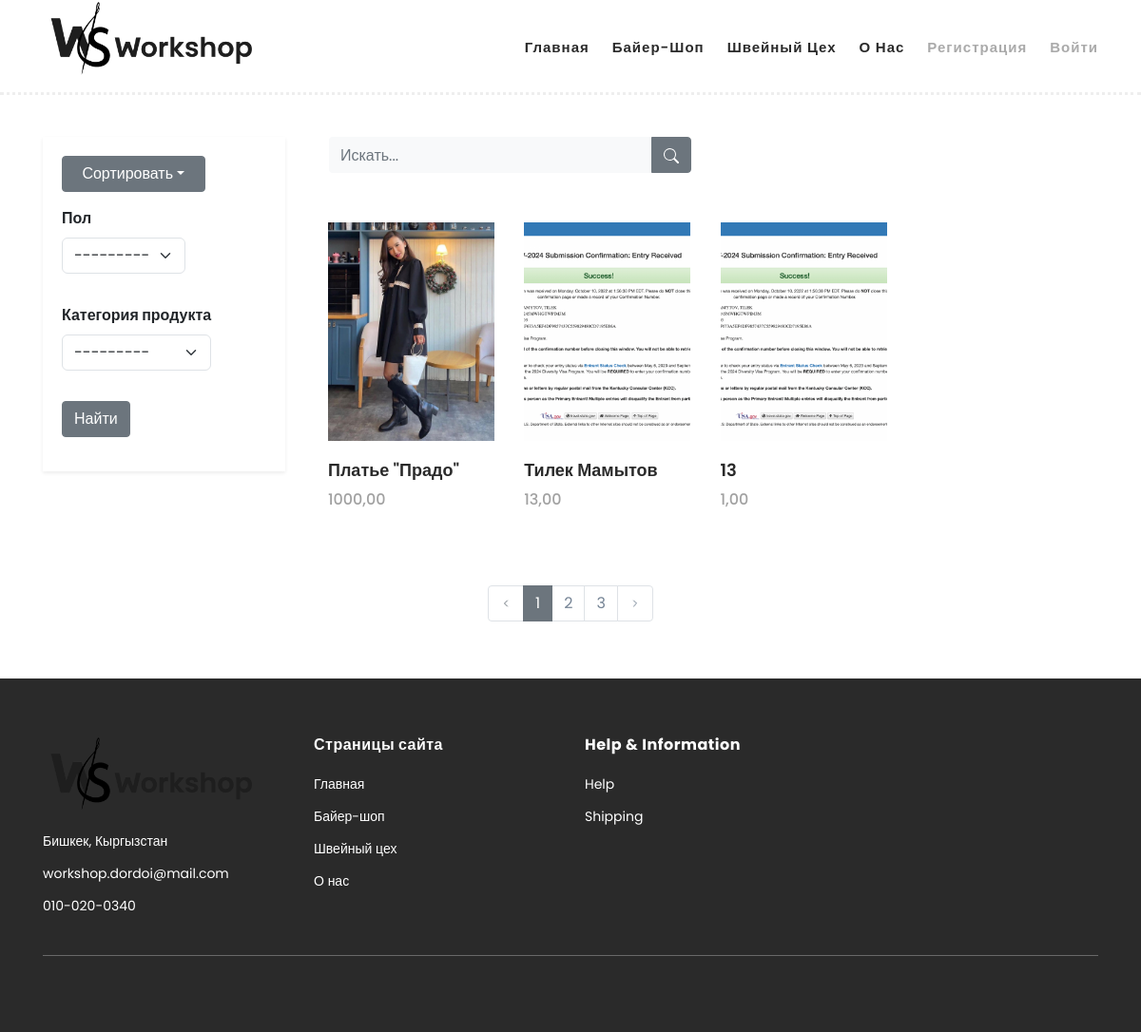
/product-list/, run on the app's committed database.
### buyershop/models.py (models this page shows, shortened)
class Product(models.Model):
    name = models.CharField(
        verbose_name=_('Название продукта'),
        max_length=255,
    )
    slug = models.SlugField(
        max_length=255,
        unique=True,
        db_index=True,
        verbose_name=_('URL')
    )
    cover = models.ImageField(
        verbose_name=_('Главное фото продукта'),
        upload_to='media/images',
    )
    price = models.DecimalField(
        verbose_name=_('Цена продукта'),
        decimal_places=2,
        max_digits=12
    )
    description = models.TextField(
        verbose_name=_('Описание продукта'),
    )
    category = models.ForeignKey(
        Category,
        on_delete=models.PROTECT,
        related_name='products',
        verbose_name=_('Категория продукта'),
    )
    sex = models.CharField(
        max_length=125,
        choices=(
            ('Мужское', 'Мужское'),
            ('Женское', 'Женское'),
            ('Детское', 'Детское'),
            ('Унисекс', 'Унисекс')
        ),
        verbose_name='Пол'
    )
    created_date = models.DateTimeField(
        verbose_name=_('Дата создания продукта'),
        auto_now_add=True,
    )
    update_date = models.DateTimeField(
        verbose_name=_('Дата изменения продукта'),
        auto_now=True)
    is_active = models.BooleanField(
        verbose_name=_('Заказ активен'),
        default=True,
    )
    class Meta:
        verbose_name = 'Продукт'
        verbose_name_plural = 'Продукты'

### buyershop/views.py (the view)
# urls.py: path('product-list/', views.ProductList.as_view(), name='product_list'),
class ProductList(FilteredListView):
    model = Product
    filterset_class = ProductListFilter
    template_name = 'buyershop/product-list.html'
    context_object_name = 'products'
    paginate_by = 3
    def get_order_by(self):
        order_by = self.request.GET.get('order_by')
        if order_by == 'oldest':
            return 'created_date'
        elif order_by == 'newest':
            return '-created_date'
        elif order_by == 'low_price':
            return '-price'
        elif order_by == 'high_price':
            return 'price'
        elif order_by == 'abc':
            return 'name'
        else:
            return '-id'
    def get_queryset(self):
        queryset = super().get_queryset()
        query = self.request.GET.get('q')
        if query:
            queryset = queryset.filter(name__icontains=query)
        order_by = self.get_order_by()
        filterset = self.filterset_class(self.request.GET, queryset=queryset)
        filtered_queryset = filterset.qs.order_by(order_by)
        return filtered_queryset
    def get_context_data(self, **kwargs):
        context = super().get_context_data(**kwargs)
        context['order_by'] = self.get_order_by()
        return context

### buyershop/models.py (called while the page is built)
    def __str__(self):
        return self.name

### buyershop/views.py (called while the page is built)
    def get_queryset(self):
        queryset = super().get_queryset()
        self.filterset = self.filterset_class(self.request.GET, queryset=queryset)
        return self.filterset.qs.distinct()

    def get_context_data(self, **kwargs):
        context = super().get_context_data(**kwargs)
        context['filterset'] = self.filterset
        return context

### buyershop/templates/buyershop/product-list.html (shortened to what this page needs)
{% extends 'base.html' %}
{% load static %}
{% load crispy_forms_tags %}
{% block content %}
<head>
</head>
<body>
    <div class="container py-5 mt-5">
        <div class="row">
            <div class="col-lg-3 mt-5">
                <div class="shadow-sm mb-4" style="position: sticky; top: 100px;">
                    <div class="card-body">
                        <div class="form-group">
                            <button class="btn btn-primary btn-block dropdown-toggle" type="button" id="dropdownMenuButton" data-toggle="dropdown" aria-haspopup="true" aria-expanded="false">Сортировать</button>
                         </div>
                        <form method="get" id="incomes" action="{% url 'product_list' %}">
                        <div class="form-group">
                          {{ filterset.form.sex|as_crispy_field }}
                        </div>
                        <div class="form-group">
                          {{ filterset.form.category|as_crispy_field }}
                        </div>
                        <div class="form-group text-center">
                          <button type="submit" class="btn btn-secondary">Найти</button>
                        </div>
                      </form>
                    </div>
                </div>
            </div>
            <div class="col-lg-9 mt-5">
                <div class="btn-group mb-5">
                    <form method="GET" class="form-inline mr-auto ml-md-3 my-2 my-md-0 mw-30 navbar-search mb-3">
                      <div class="input-group">
                        <input type="text" name="q" class="form-control bg-light border-0 small" placeholder="Искать..." aria-label="Search" aria-describedby="basic-addon2" value="{{ request.GET.q }}">
                        <div class="input-group-append">
                          <button class="btn btn-primary" type="submit">
                          </button>
                        </div>
                      </div>
                    </form>
                </div>
                <section class="section mt-1" id="products">
                    <div class="container">
                        <div class="row">
                            {% for product in products %}
                                <div class="col-sm-3">
                                    <div class="item">
                                    <div class="thumb">
                                        <img class="thumbnail img-fluid" src="{{ product.cover.url }}" alt="Responsive Image">
                                    </div>
                                    <div class="down-content">
                                        <h4>{{ product.name }}</h4>
                                        <span>{{ product.price }}</span>
                                    </div>
                                </div>
                                </div>
                            {% endfor %}
                        </div>
                    </div>
                </section>
            </div>
        </div>
    </div>
    {% include 'pagination.html' %}
</body>
{% endblock content %}

### static/css/templatemo-hexashop.css (style rules this page uses)
html, body, div, span, applet, object, iframe, h1, h2, h3, h4, h5, h6, p, blockquote, div pre, a, abbr, acronym, address, big, cite, code, del, dfn, em, font, img, ins, kbd, q, s, samp, small, strike, strong, sub, sup, tt, var, b, u, i, center, dl, dt, dd, ol, ul, li, figure, header, nav, section, article, aside, footer, figcaption { margin: 0; padding: 0; border: 0; outline: 0; }
header, nav, section, article, aside, footer, hgroup { display: block; }
* { box-sizing: border-box; }
html, body { font-family: 'Poppins', sans-serif; font-weight: 400; background-color: #fff; font-size: 16px; -ms-text-size-adjust: 100%; -webkit-font-smoothing: antialiased; -moz-osx-font-smoothing: grayscale; }
h1, h2, h3, h4, h5, h6 { margin-top: 0px; margin-bottom: 0px; }
html, body { background: #fff; font-family: 'Poppins', sans-serif; }
#products .item { margin-bottom: 30px; }
#products .item .thumb img { overflow: hidden; width: 175px; height: 230px; object-fit: cover; }
.btn-primary { color: #fff; background-color: #6c757d; border-color: #6c757d; }
#products .item .down-content { padding-top: 20px; position: relative; z-index: 3; background-color: #fff; }
#products .item .down-content h4 { font-size: 18px; color: #2a2a2a; font-weight: 550; margin-bottom: 8px; }
#products .item .down-content span { font-size: 16px; color: #a1a1a1; font-weight: 500; display: block; }
#products .item .thumb { position: relative; }
.form-group { display: flex; flex-direction: column; align-items: flex-start; width: 100%; }
label { font-weight: bold; margin-bottom: 0.5rem; }
input, textarea { width: 100%; padding: 0.5rem; border: 1px solid #ccc; border-radius: 4px; }
button { padding: 0.5rem 1rem; border: none; border-radius: 4px; background-color: #007bff; color: #fff; font-size: 1rem; cursor: pointer; transition: background-color 0.3s ease; }

### data on the page
Product: cover (picture), name "Платье \"Прадо\"", price "1000,00"
Product: cover (picture), name "Тилек Мамытов", price "13,00"
Product: cover (picture), name "13", price "1,00"

### other printed values
{{ i }} "1"
{{ i }} "2" "3"
